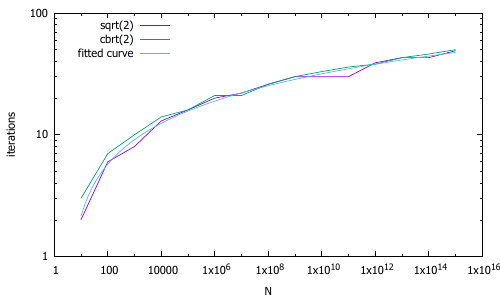

Generate this figure with gnuplot:
reset
f(x)=c0 + c1*log(x) + c2*log(log(x))
c0 = 1; x1 = 1; x2 = 1;
fit f(x) 'bisection.dat' using 1:2 via c0, c1, c2
set xlabel 'N'
set ylabel 'iterations'
set log xy
set key top left
set terminal pdf
set output 'asgn2_bisection.pdf'
plot 'bisection.dat' using 1:2 title 'sqrt(2)' with line, \
'bisection.dat' using 1:3 title 'cbrt(2)' with line, \
c0 + c1*log(x) + c2*log(log(x)) title 'fitted curve'
set terminal wxt
set output
exit